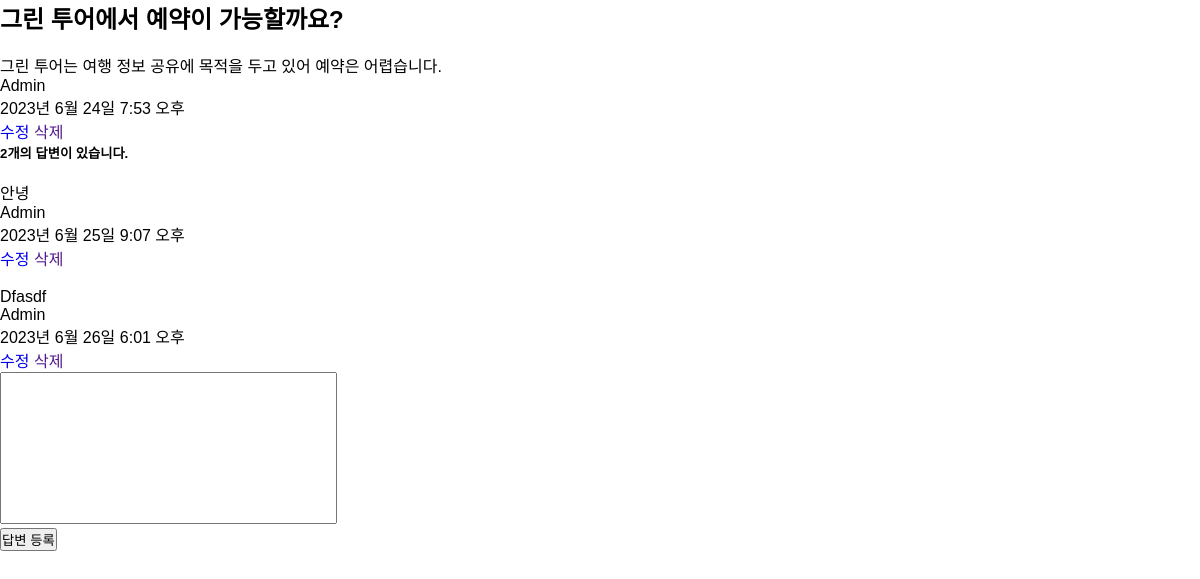
Screenshot of /board/detail/1/ (signed in) with the database file from the repository.
### board/models.py (models this page shows, shortened)
class Question(models.Model):
    author = models.ForeignKey(User, on_delete=models.CASCADE)
    subject = models.CharField(max_length=200)
    content = models.TextField()
    create_date = models.DateTimeField()
    modify_date = models.DateTimeField(null=True, blank=True)

class Answer(models.Model):
    author = models.ForeignKey(User, on_delete=models.CASCADE)
    question = models.ForeignKey(Question, on_delete=models.CASCADE)
    content = models.TextField()
    create_date = models.DateTimeField()
    modify_date = models.DateTimeField(null=True, blank=True)

### board/views.py (the view)
# urls.py: path('detail/<int:question_id>/', views.detail, name='detail'),
def detail(request, question_id):
    question = get_object_or_404(Question, pk=question_id)
    context = {'question': question}
    return render(request, 'board/detail.html', context)

### templates/board/detail.html (shortened to what this page needs)
{% extends 'base.html' %}
{% block content %}
<div class="container my-3">
    <h2 class="border-bottom py-2">{{ question.subject }}</h2>
    <div class="card my-3">
        <div class="card-body">
            <div class="card-text" style="white-space: pre-line;">
                {{ question.content }}
            </div>
            <div class="d-flex justify-content-end">
                <div class="badge bg-light text-dark p-2">
                    <div class="mb-2 text-start">{{ question.author }}</div>
                    <div>{{ question.create_date }}</div>
                </div>
            </div>
            {% if request.user == question.author %}
            <div>
                <a href="{% url 'board:question_modify' question.id %}"
                    class="btn btn-sm btn-outline-secondary">수정</a>
                <a href=""
                   data-uri="{% url 'board:question_delete' question.id %}"
                    class="delete btn btn-sm btn-outline-secondary">삭제</a>
            </div>
            {% endif %}
        </div>
    </div>
    <h5 class="border-bottom my-3 py-2">
        {{ question.answer_set.count }}개의 답변이 있습니다.
    </h5>
    {% for answer in question.answer_set.all %}
    <div class="card my-3">
        <div class="card-body">
            <div class="card-text" style="white-space: pre-line;">
                {{ answer.content }}
            </div>
            <div class="d-flex justify-content-end my-2">
                <div class="badge badge-light p-2">
                    <div class="mb-2 text-start">{{ answer.author }}</div>
                    <div>{{ answer.create_date }}</div>
                </div>
            </div>
            {% if request.user == answer.author %}
            <div>
                <a href="{% url 'board:answer_modify' answer.id %}"
                    class="btn btn-sm btn-outline-secondary">수정</a>
                <a href=""
                   data-uri="{% url 'board:answer_delete' answer.id %}"
                    class="delete btn btn-sm btn-outline-secondary">삭제</a>
            </div>
            {% endif %}
        </div>
    </div>
    {% endfor %}
    <form action="{% url 'board:answer_create' question.id %}" method="post" class="my-3">
        <div class="form-group">
            <textarea name="content" id="content" rows="10" cols="40" class="form-control" style="resize:none;"
                      {% if not user.is_authenticated %}disabled{% endif %}></textarea>
        </div>
        <input type="submit" value="답변 등록" class="btn btn-primary">
    </form>
</div>
{% endblock %}

### static/board/css/style.css (style rules this page uses)
* { margin: 0; padding: 0; box-sizing: border-box; }
.container { width: 100%; height: 100px; }

### static/board/css/head.css (style rules this page uses)
* { margin: 0; padding: 0; font-family: Arial, Helvetica, sans-serif; text-transform: capitalize; text-decoration: none; }

### rows the page displays
Question: subject "그린 투어에서 예약이 가능할까요?", content "그린 투어는 여행 정보 공유에 목적을 두고 있어 예약은 어렵습니다.", author "Admin", create_date "2023년 6월 24일 7:53 오후", answer_set.count "2"
Answer: content "안녕", author "Admin", create_date "2023년 6월 25일 9:07 오후", shows "수정"
Answer: content "Dfasdf", author "Admin", create_date "2023년 6월 26일 6:01 오후", shows "수정"
